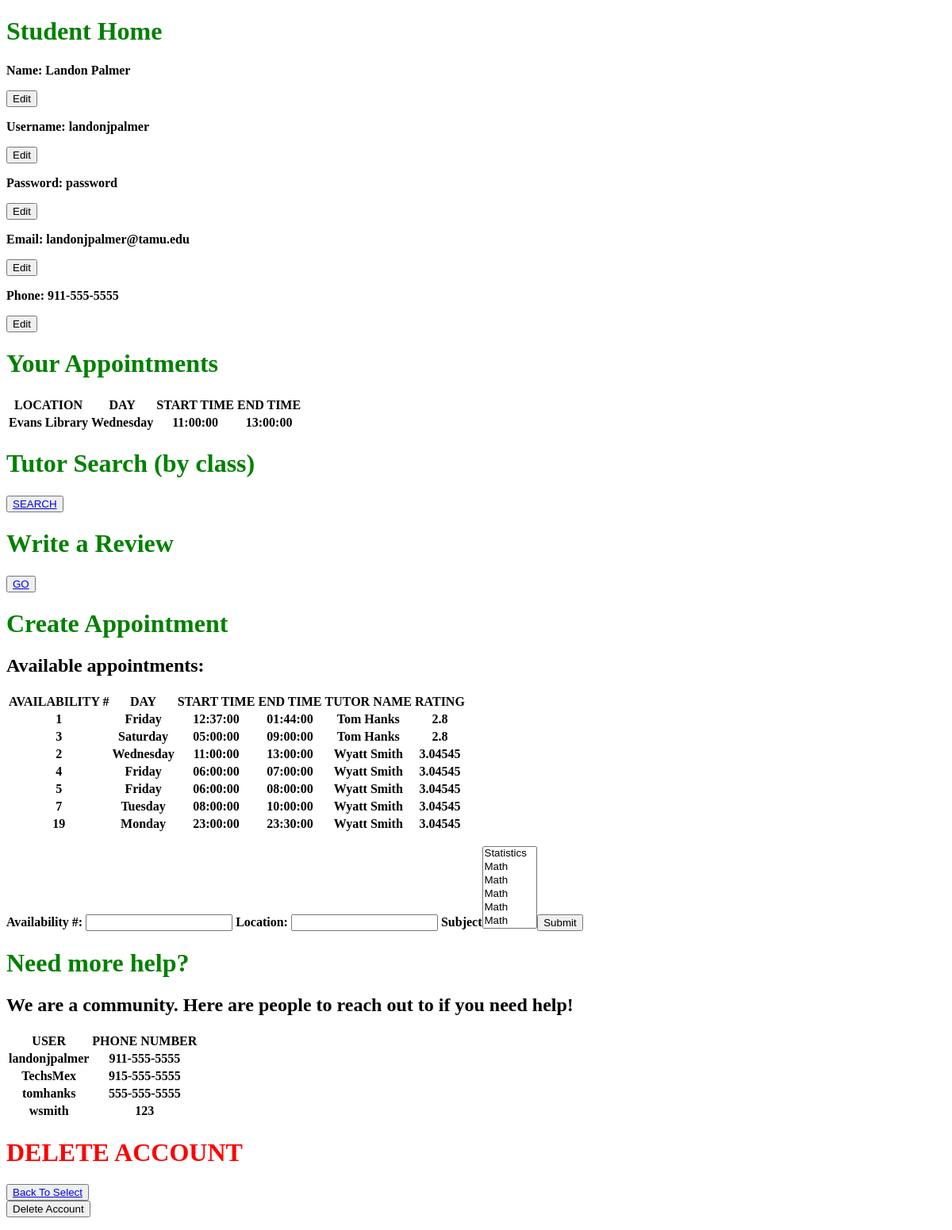
The app's page /student.php?user_id=1, older data.
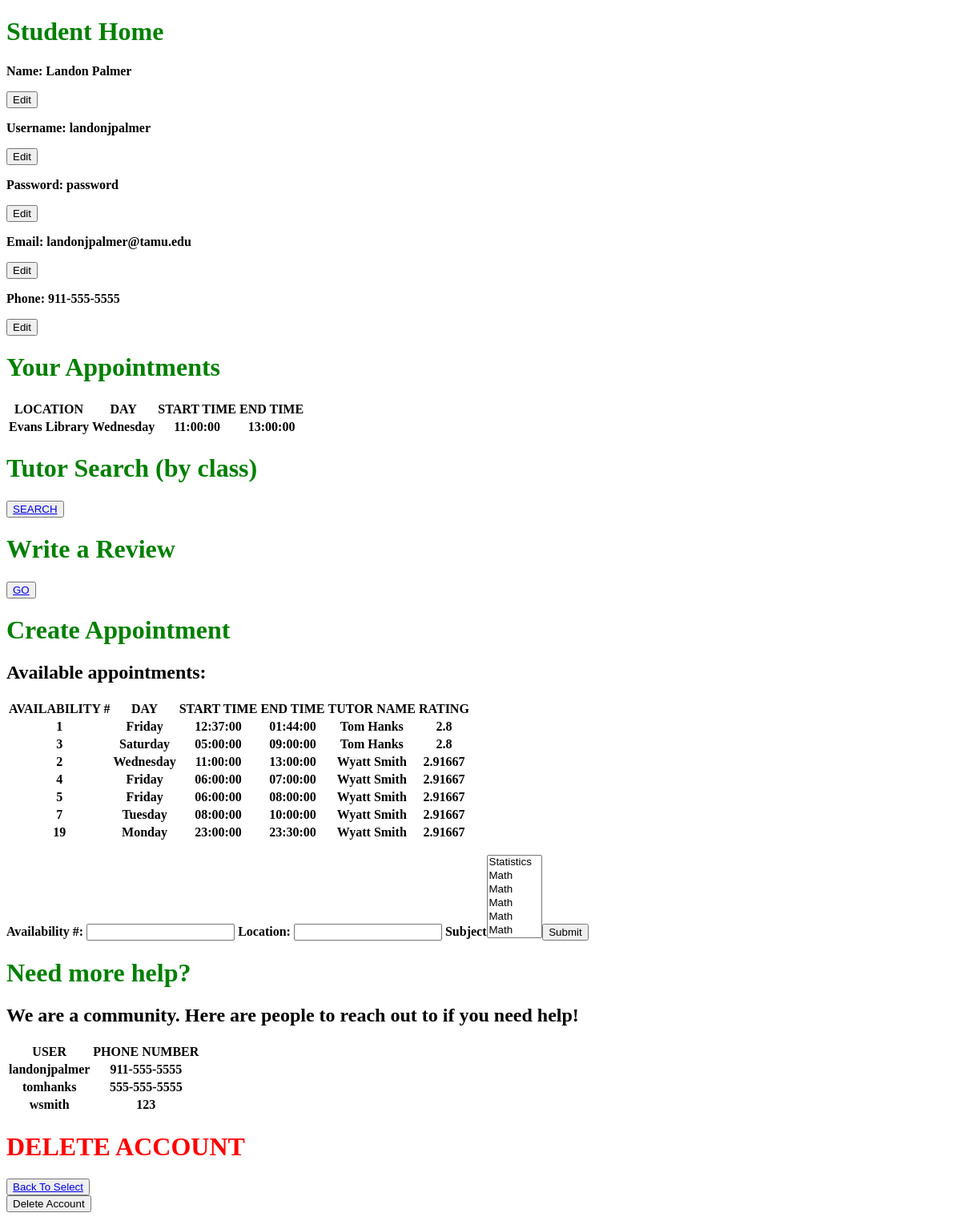
The same page, newer data.
### tables this page shows
CREATE TABLE `availability` (
  `AVAILABILITY_ID` int(11) NOT NULL,
  `DAY` varchar(15) DEFAULT NULL,
  `TUTOR_ID` int(11) DEFAULT NULL,
  `START_TIME` time DEFAULT NULL,
  `END_TIME` time DEFAULT NULL
);

CREATE TABLE `user` (
  `USER_ID` int(50) NOT NULL,
  `USERNAME` varchar(50) NOT NULL,
  `PASSWORD` varchar(50) NOT NULL,
  `F_NAME` varchar(50) NOT NULL,
  `L_NAME` varchar(50) NOT NULL,
  `PHONE` varchar(50) NOT NULL,
  `EMAIL` varchar(50) NOT NULL,
  `IS_STUDENT` tinyint(1) NOT NULL,
  `IS_TUTOR` tinyint(1) NOT NULL,
  `IS_ADMIN` tinyint(1) NOT NULL
);

CREATE TABLE `tutor` (
  `USER_ID` int(50) NOT NULL,
  `AVG_RATING` float NOT NULL
);

### student.php (the view, shortened to what this page needs)
<?php
  $user_id = $_GET['user_id'];
  $db_host = 'localhost';
  $db_user = 'root';
  $db_password = 'root';
  $db_db = 'tutor_app';
  $mysqli = new mysqli(
    $db_host,
    $db_user,
    $db_password,
    $db_db
  );
  $appointment_sql = "SELECT * FROM all_appointments WHERE STUDENT_ID=$user_id";
  $appointments_list = $mysqli->query($appointment_sql);
  $appointment_detailed = "SELECT availability.AVAILABILITY_ID, availability.DAY, availability.START_TIME, availability.END_TIME, user.F_NAME, user.L_NAME, tutor.AVG_RATING FROM availability JOIN user ON availability.TUTOR_ID = user.USER_ID JOIN tutor ON availability.TUTOR_ID = tutor.USER_ID";
  $appointments_detailed_list = $mysqli->query($appointment_detailed);
  $profile_query = "SELECT USERNAME, PASSWORD, F_NAME, L_NAME, PHONE, EMAIL\n"
  . "FROM `user`\n"
  . "WHERE `USER_ID`=$user_id";
  $profile = $mysqli->query($profile_query);
  $user_phone_numbers = $mysqli->query("SELECT USERNAME, PHONE FROM user");
  $all_subject = $mysqli->query("SELECT * FROM subject");
  function edit_button($elem){
    echo "<button onclick=\"show('$elem');show('" . $elem . "_Entry');show('" . $elem . "_Submit');\">Edit</button><br>";
  }
?>
<!DOCTYPE html>
<html>
<head>
</head>
<body>
  <h1>Student Home</h1>
  <p><?php
        $profile_info = $profile->fetch_array(MYSQLI_ASSOC);
        echo "<p><strong>Name: " . $profile_info["F_NAME"] . " " . $profile_info["L_NAME"] . "</p>";
        ?>
        <button onclick="show('F_Name');show('F_Name_Entry');show('L_Name');show('L_Name_Entry');show('Name_Submit');">Edit</button><br>
        <?php
        echo "<p><strong>Username: </strong> " . $profile_info["USERNAME"] . "</p>";
        edit_button("Username");
        echo "<p><strong>Password: </strong> " . $profile_info["PASSWORD"] . "</p>";
        echo "<p><strong>Email: </strong> " . $profile_info["EMAIL"] . "</p>";
        echo "<p><strong>Phone: </strong>" . $profile_info["PHONE"] . "</p>";
      ?>
  </p>
  <h1>Your Appointments</h1>
  <p><?php
  echo "<table>";
  echo "<tr>";
  echo "<th>LOCATION</th>";
  echo "<th>DAY</th>";
  echo "<th>START TIME</th>";
  echo "<th>END TIME</th>";
  while($row = mysqli_fetch_array($appointments_list))
  {
    echo "<tr>";
    echo "<th>" . $row["LOCATION"] . "</th>";
    echo "<th>" . $row["DAY"] . "</th>";
    echo "<th>" . $row["START_TIME"] . "</th>";
    echo "<th>" . $row["END_TIME"] . "</th>";
    echo "</tr>";
  }
  echo "</table>";
  ?></p>
  <h1>Tutor Search (by class)</h1>
  <button><a href="/search.php">SEARCH</a></button>
  <h1>Write a Review</h1>
  <p>
  <?php
  $path = "/review.php?user_id=" . $user_id;
  echo "<button><a href='" . $path . "'>GO</a></button>";
  ?></p>
  <h1>Create Appointment</h1>
  <h2>Available appointments: </h2>
  <p><?php
    echo "<table>";
    echo "<tr>";
    echo "<th>AVAILABILITY #</th>";
    echo "<th>DAY</th>";
    echo "<th>START TIME</th>";
    echo "<th>END TIME</th>";
    echo "<th>TUTOR NAME</th>";
    echo "<th>RATING</th>";
    while($row = mysqli_fetch_array($appointments_detailed_list))
  {
    echo "<tr>";
    echo "<th>" . $row["AVAILABILITY_ID"] . "</th>";
    echo "<th>" . $row["DAY"] . "</th>";
    echo "<th>" . $row["START_TIME"] . "</th>";
    echo "<th>" . $row["END_TIME"] . "</th>";
    echo "<th>" . $row["F_NAME"] . " " . $row["L_NAME"] . "</th>";
    echo "<th>" . $row["AVG_RATING"] . "</th>";
    echo "</tr>";
  }
  echo "</table>";
  ?>
</p>
<form name = "form2" action="" method="post">
<label id="A_Num" for="A_Num">Availability #:</label>
<input id="A_Num_Entry" name="A_Num" type="text">
<label id="A_Loc" for="A_Loc">Location:</label>
<input id="A_Loc_Entry" name="A_Loc" type="text">
<?php
    echo "<label>Subject</label>";
    echo "<select name=\"S_Num\" size=\"6\">";
    foreach($all_subject as $subject)
        echo "<option value=".$subject['SUBJECT_ID'].">".$subject['NAME']."</option>";
    echo "</select>";
?>
<input type="submit">
</form>
<h1>Need more help?</h1>
<h2>We are a community. Here are people to reach out to if you need help!</h2>
<p><?php
    echo "<table>";
    echo "<tr>";
    echo "<th>USER</th>";
    echo "<th>PHONE NUMBER</th>";
    while($row = mysqli_fetch_array($user_phone_numbers))
  {
    echo "<tr>";
    echo "<th>" . $row["USERNAME"] . "</th>";
    echo "<th>" . $row["PHONE"] . "</th>";
    echo "</tr>";
  }
  echo "</table>";
  ?>
</p>
<p>
<h1 style="color:red">DELETE ACCOUNT</h1>
<button><a href=<?php echo "/select.php?user_id=".$user_id?>>Back To Select</a></button>
    <form name = "form" action="" method="post">
        <input type="submit" name="Delete" value="Delete Account">
    </form>
</p>
</body>
</html>

Row changes from the older to the newer data that the page shows:
removed user: USERNAME "TechsMex", PHONE "915-555-5555"
changed through a linked row, availability "Wednesday": TUTOR_ID.AVG_RATING "3.04545" → "2.91667"
changed through a linked row, availability id 4: TUTOR_ID.AVG_RATING "3.04545" → "2.91667"
changed through a linked row, availability id 5: TUTOR_ID.AVG_RATING "3.04545" → "2.91667"
changed through a linked row, availability "Tuesday": TUTOR_ID.AVG_RATING "3.04545" → "2.91667"
changed through a linked row, availability "Monday": TUTOR_ID.AVG_RATING "3.04545" → "2.91667"
